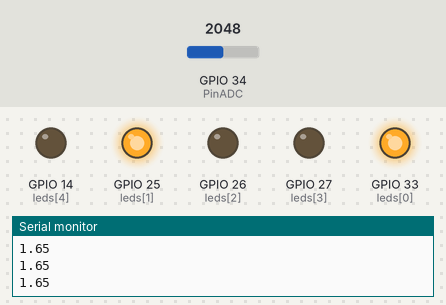
This sketch was run on a simulated ESP32. Shown: output pins drawn as LEDs (lit = HIGH), the last lines printed to the serial monitor. Inputs (shaded band) come from the test bench; at power-on: GPIO 34 (PinADC) = 2048.

Above: at 1.2 s.
1.3 s: GPIO 34 (PinADC) set to 2175
2.8 s: GPIO 34 (PinADC) set to 2262
At 4.0 s:
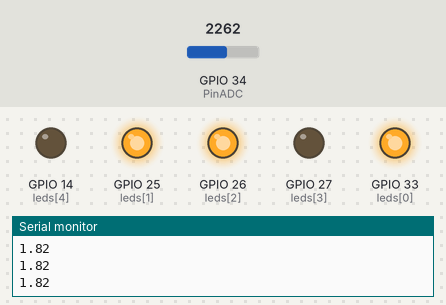
4.3 s: GPIO 34 (PinADC) set to 1228
At 5.5 s:
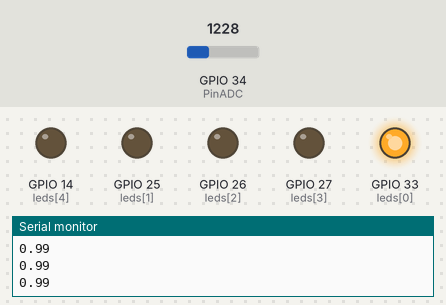
5.8 s: GPIO 34 (PinADC) set to 801
7.3 s: GPIO 34 (PinADC) set to 704
At 7.9 s:
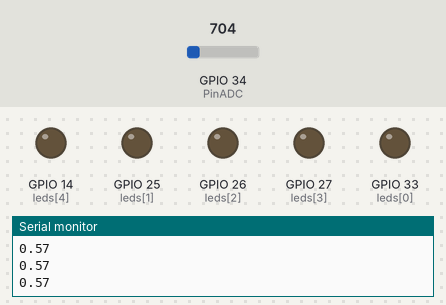
8.8 s: GPIO 34 (PinADC) set to 2047
At 9.2 s:
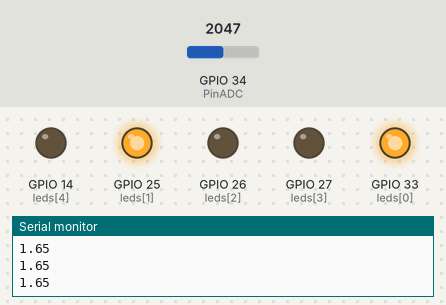
Timing chart, 0 to 11.3 s (numbered marks = the images above; inputs shaded):
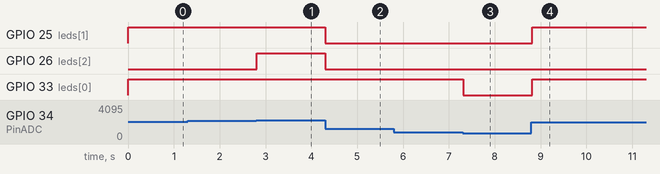

Measured:
- the behaviour switches between 2234 and 2235 on GPIO 34 (PinADC) (found by bisection; images 0 and 1)
- the behaviour switches between 745 and 744 on GPIO 34 (PinADC) (found by bisection; images 2 and 3)
- after the input at 2.8 s, GPIO 26 (leds[2]): LOW → HIGH at once
- after the input at 4.3 s, GPIO 25 (leds[1]), GPIO 26 (leds[2]): HIGH → LOW at once
- after the input at 7.3 s, GPIO 33 (leds[0]): HIGH → LOW at once
- after the input at 8.8 s, GPIO 25 (leds[1]), GPIO 33 (leds[0]): LOW → HIGH at once

The sketch:

EntradasAnalogicas.ino
```cpp
/*Objetivos:
 * 1. Observar el comportamiento de la fotorresistencia (LDR) cuando se limita la cantidad de luz.
 * 2. Encender los 5 leds de la placa en función de la luz inducida a la fotorresistencia, es decir,
 * sin nada de luz que ninguno se enciende y conforme la luz llega al sensor se van iluminando los demás
 * leds hasta que los 5 se iluminen por completo.
 *
 *  Código creado por los alumnos
 * - Paredes Zamudio Luis Daniel @Wallsified
 * - González Arceo Carlos Eduardo @Carlos-crea
 */

//Primero creamos un arreglo que tenga el numero de los pines de cada Led.
int leds[5] = {33,25,26,27,14};
#define PinADC 34 //LDR en la placa
float constante = 0.6;

void setup() {
  for (int i = 0; i < 5; i++) {
    pinMode(leds[i], OUTPUT); // Y los declaramos como OUTPUT todos a la vez.
  }
  Serial.begin(115200); //Bits x Segundo/Velocidad de Transferencia del ESP32. Por defecto iniciamos en esa velocidad.
  pinMode(PinADC, INPUT);
}

void loop() {
  float sensor = 3.3/4096.0 * analogRead(PinADC); //Voltaje = x / Flash Size
  int division = sensor/ constante; //La idea es que a cierto voltaje prenda una x cantidad de leds...
  Serial.println(sensor); //Lo mandamos a la pantalla del serial para ver sus cambios.
  if(division > 0){
    for(int i=0; i < division; i++){
      digitalWrite(leds[i], HIGH);
    }
  }
  if(division < 5){
    for(int i=4; i >= division; i--){ //..Y que la misma falta de voltaje, apague otra cantidad y de leds.
        digitalWrite(leds[i], LOW);
      }
  }
  delay(100);


}
```
